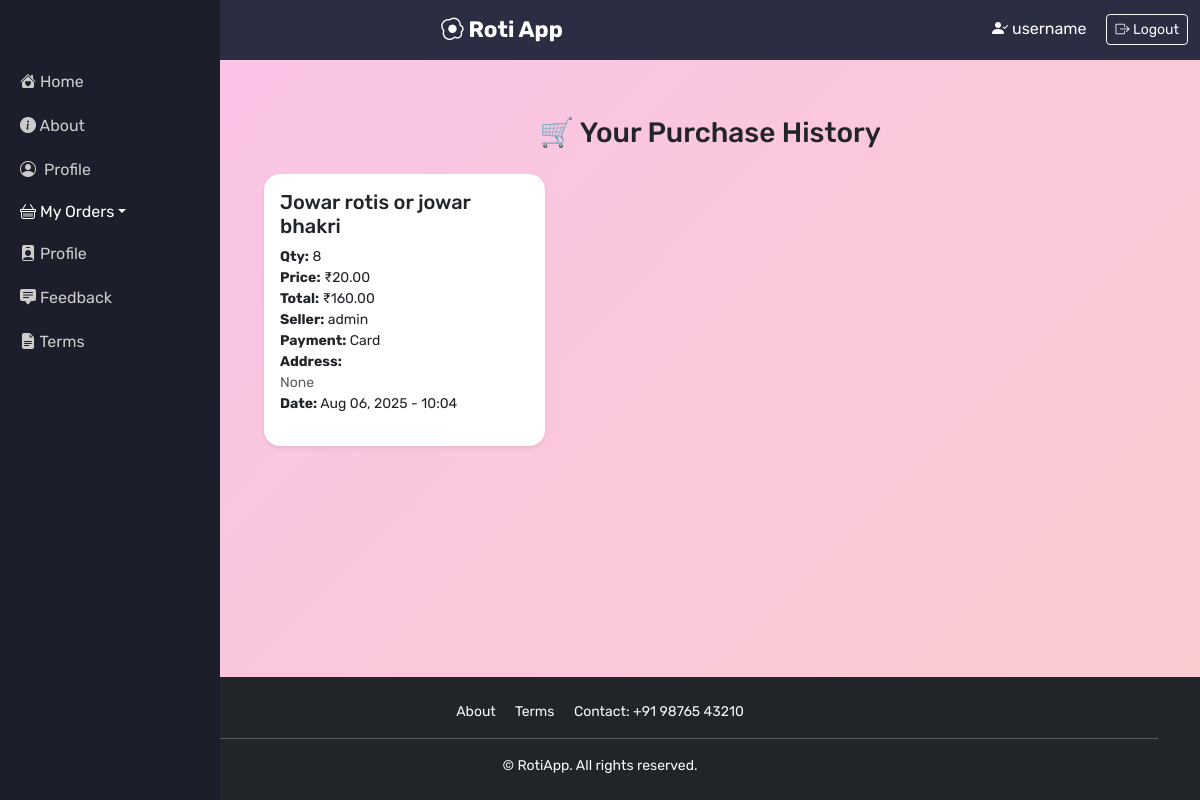
The page /purchases/ (signed in) on the database its author committed.
### myapp/models.py (models this page shows, shortened)
class BoughtProduct(models.Model):
    buyer = models.ForeignKey(User, on_delete=models.CASCADE, related_name='bought_products')
    seller = models.ForeignKey(User, on_delete=models.CASCADE, related_name='sold_products', null=True, blank=True)
    product = models.ForeignKey(Product, on_delete=models.CASCADE)
    quantity = models.PositiveIntegerField(default=1)
    price_per_item = models.DecimalField(max_digits=10, decimal_places=2, null=True, blank=True)
    total_price = models.DecimalField(max_digits=12, decimal_places=2, null=True, blank=True)
    is_returned = models.BooleanField(default=False)
    return_request = models.ForeignKey('ReturnProduct', on_delete=models.SET_NULL, null=True, blank=True)
    payment_method = models.CharField(max_length=10, choices=[
        ('UPI', 'UPI'),
        ('Card', 'Card'),
    ], default='Card')
    shipping_address = models.TextField(null=True, blank=True)
    purchased_at = models.DateTimeField(auto_now_add=True)

class Product(models.Model):
    user = models.ForeignKey(User, on_delete=models.CASCADE)  # Seller
    title = models.CharField(max_length=200)
    image = models.ImageField(upload_to='products/')
    description = models.TextField()
    cost = models.DecimalField(max_digits=10, decimal_places=2)
    created_at = models.DateTimeField(auto_now_add=True)
    category = models.ForeignKey(Category, on_delete=models.SET_NULL, null=True)
    is_sold = models.BooleanField(default=False)

### myapp/views.py (the view)
# urls.py: path('purchases/', purchase_history, name='purchase_history'),
@login_required
def purchase_history(request):
    purchases = BoughtProduct.objects.filter(buyer=request.user).order_by('-purchased_at')
    return render(request, 'purchase/purchase_history.html', {'purchases': purchases})

### templates/purchase/purchase_history.html (shortened to what this page needs)
{% extends 'base.html' %}
{% block content %}
<div class="container my-5">
    <h3 class="text-center mb-4">🛒 Your Purchase History</h3>
    {% if purchases %}
        <div class="row g-4">
            {% for item in purchases %}
            <div class="col-md-6 col-lg-4">
                <div class="card shadow-sm border-0 h-100 rounded-4">
                    <div class="card-body">
                        <h5 class="card-title">{{ item.product.title }}</h5>
                        <ul class="list-unstyled small">
                            <li><strong>Qty:</strong> {{ item.quantity }}</li>
                            <li><strong>Price:</strong> ₹{{ item.price_per_item }}</li>
                            <li><strong>Total:</strong> ₹{{ item.total_price }}</li>
                            <li><strong>Seller:</strong>
                                {% if item.seller %}
                                    {{ item.seller.username }}
                                {% else %}
                                    N/A
                                {% endif %}
                            </li>
                            <li><strong>Payment:</strong> {{ item.payment_method }}</li>
                            <li><strong>Address:</strong><br>
                                <span class="text-muted">{{ item.shipping_address|linebreaksbr }}</span>
                            </li>
                            <li><strong>Date:</strong> {{ item.purchased_at|date:"M d, Y - H:i" }}</li>
                        </ul>
                    </div>
                </div>
            </div>
            {% endfor %}
        </div>
    {% else %}
        <div class="alert alert-info text-center">No purchases found.</div>
    {% endif %}
</div>
{% endblock %}

### templates/base.html (shortened to what this page needs)
{% load static %}
<!DOCTYPE html>
<html lang="en">
<head>
  <link href="https://cdn.jsdelivr.net/npm/bootstrap@5.3.0/dist/css/bootstrap.min.css" rel="stylesheet">
  <link href="https://cdn.jsdelivr.net/npm/bootstrap-icons@1.11.3/font/bootstrap-icons.css" rel="stylesheet">
</head>
<body  class="animated-bg d-flex flex-column min-vh-100">
<nav class="navbar navbar-expand-md navbar-dark fixed-top">
  <div class="container-fluid justify-content-between">
    <a class="navbar-brand mx-auto d-md-block" href="#">
      <i class="bi bi-egg-fried"></i> Roti App
    </a>
    <div class="text-end">
      {% if user.is_authenticated %}
        <span class="text-white me-3"><i class="bi bi-person-check-fill"></i> {{ user.username }}</span>
        <form method="POST" action="{% url 'logout' %}" class="d-inline">
          <button class="btn btn-sm btn-outline-light"><i class="bi bi-box-arrow-right"></i> Logout</button>
        </form>
      {% else %}
        <a href="{% url 'login' %}" class="btn btn-sm btn-outline-light"><i class="bi bi-box-arrow-in-right"></i> Login</a>
      {% endif %}
    </div>
  </div>
</nav>
<div id="sidebar" class="sidebar">
  <a href="/"><i class="bi bi-house-heart-fill"></i> Home</a>
  <a href="{% url 'about' %}"><i class="bi bi-info-circle-fill"></i> About</a>
  <a href="{% url 'profile' %}"><i class="bi bi-person-circle me-2"></i>Profile</a>
  {% if user.is_authenticated %}
    {% if user.is_superuser %}
      <hr class="text-light">
      <a href="{% url 'product_create' %}"><i class="bi bi-plus-circle-fill"></i> Add Roti</a>
      <a href="{% url 'purchase_requests' %}"><i class="bi bi-cart-check-fill"></i> Purchase Requests</a>
      <a href="{% url 'sales_history' %}"><i class="bi bi-receipt"></i> Sales History</a>
      <a href="{% url 'view_feedbacks' %}"><i class="bi bi-chat-left-text-fill"></i> Feedback</a>
    {% else %}
      <div class="dropdown">
        <a class="dropdown-toggle text-white d-block py-2" data-bs-toggle="dropdown" href="#"><i class="bi bi-basket"></i> My Orders</a>
      </div>
      <a href="{% url 'profile' %}"><i class="bi bi-person-badge-fill"></i> Profile</a>
      <a href="{% url 'feedback' %}"><i class="bi bi-chat-square-text-fill"></i> Feedback</a>
    {% endif %}
  {% endif %}
  <a href="{% url 'terms_and_conditions' %}"><i class="bi bi-file-earmark-text-fill"></i> Terms</a>
</div>
<div id="content" class="flex-grow-1">
  <div class="container py-5">
        {% block content %}{% endblock %}
  </div>
</div>
  <footer class="bg-dark text-light py-4 mt-auto">
    <div class="container text-center small">
      <div class="mb-2">
        <a href="{% url 'about' %}" class="text-light text-decoration-none me-3">About</a>
        <a href="{% url 'terms_and_conditions' %}" class="text-light text-decoration-none me-3">Terms</a>
        <a href="#" class="text-light text-decoration-none">Contact: +91 98765 43210</a>
      </div>
      <hr class="border-light">
      &copy; {{ now|date:"Y" }} RotiApp. All rights reserved.
    </div>
  </footer>
</body>
</html>

### templates/base.html (style rules this page uses)
body, html { font-family: 'Rubik', sans-serif; overflow-x: hidden; }
.navbar { background-color: #2b2d42; }
.navbar-brand { font-weight: bold; font-size: 1.4rem; }
.sidebar { width: 220px; height: 100vh; position: fixed; top: 0; left: 0; background-color: #1c1f2b; padding-top: 60px; transition: left 0.3s; z-index: 1050; }
.sidebar a { color: #ccc; padding: 10px 20px; display: block; text-decoration: none; }
#content { margin-left: 220px; padding: 20px; transition: margin-left 0.3s; }
.animated-bg { background: linear-gradient(-45deg, #ff9a9e, #fad0c4, #fad0c4, #fbc2eb); background-size: 400% 400%; animation: gradientBG 15s ease infinite; min-height: 100vh; }

### rows shown on the page
BoughtProduct: product "Jowar rotis or jowar bhakri", quantity "8", price_per_item "20.00", total_price "160.00", seller.username "admin", payment_method "Card", shipping_address "None", purchased_at "Aug 06, 2025 - 10:04"

### other values the page prints
{{ user.username }} "username"
